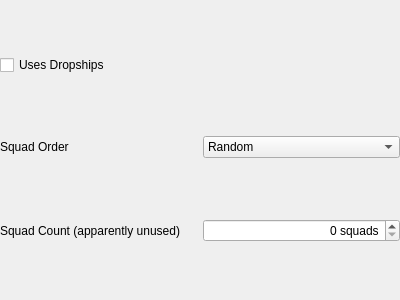
<?xml version="1.0" encoding="UTF-8"?>
<ui version="4.0">
 <class>FFWaveDefinitionWidget</class>
 <widget class="QWidget" name="FFWaveDefinitionWidget">
  <property name="geometry">
   <rect>
    <x>0</x>
    <y>0</y>
    <width>400</width>
    <height>300</height>
   </rect>
  </property>
  <property name="windowTitle">
   <string>Form</string>
  </property>
  <layout class="QGridLayout" name="gridLayout">
   <property name="leftMargin">
    <number>0</number>
   </property>
   <property name="topMargin">
    <number>0</number>
   </property>
   <property name="rightMargin">
    <number>0</number>
   </property>
   <property name="bottomMargin">
    <number>0</number>
   </property>
   <item row="0" column="0" colspan="2">
    <widget class="QCheckBox" name="fieldUsesDropship">
     <property name="text">
      <string>Uses Dropships</string>
     </property>
    </widget>
   </item>
   <item row="2" column="1">
    <widget class="QSpinBox" name="fieldSquadCount">
     <property name="toolTip">
      <string>This doesn't necessarily affect the number of squad types that the game engine will actually use for this round; it just controls whether certain squad types</string>
     </property>
     <property name="alignment">
      <set>Qt::AlignRight|Qt::AlignTrailing|Qt::AlignVCenter</set>
     </property>
     <property name="suffix">
      <string> squads</string>
     </property>
     <property name="maximum">
      <number>12</number>
     </property>
    </widget>
   </item>
   <item row="2" column="0">
    <widget class="QLabel" name="labelSquadCount">
     <property name="text">
      <string>Squad Count (apparently unused)</string>
     </property>
     <property name="buddy">
      <cstring>fieldSquadCount</cstring>
     </property>
    </widget>
   </item>
   <item row="1" column="1">
    <widget class="QComboBox" name="fieldSquadOrder">
     <item>
      <property name="text">
       <string>Random</string>
      </property>
     </item>
     <item>
      <property name="text">
       <string>Ordered</string>
      </property>
     </item>
    </widget>
   </item>
   <item row="1" column="0">
    <widget class="QLabel" name="labelSquadOrder">
     <property name="text">
      <string>Squad Order</string>
     </property>
     <property name="buddy">
      <cstring>fieldSquadOrder</cstring>
     </property>
    </widget>
   </item>
  </layout>
 </widget>
 <resources/>
 <connections/>
</ui>
